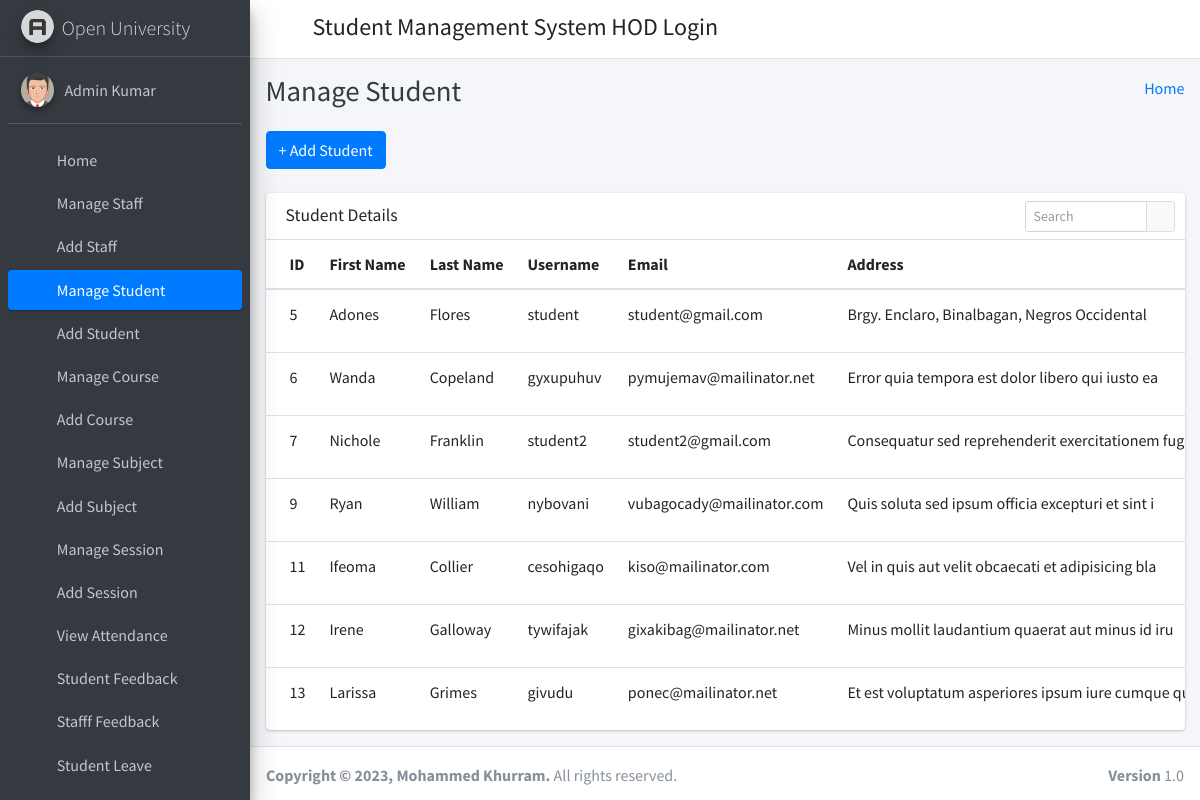
Screenshot of /manage_student/ (signed in) with the database file from the repository.
### student_management_app/models.py (models this page shows)
class CustomUser(AbstractUser):
    user_type_data = ((1, "HOD"), (2, "Staff"), (3, "Student"))
    user_type = models.CharField(default=1, choices=user_type_data, max_length=10)

class Students(models.Model):
    id = models.AutoField(primary_key=True)
    admin = models.OneToOneField(CustomUser, on_delete = models.CASCADE)
    gender = models.CharField(max_length=50)
    profile_pic = models.FileField()
    address = models.TextField()
    course_id = models.ForeignKey(Courses, on_delete=models.DO_NOTHING, default=1)
    session_year_id = models.ForeignKey(SessionYearModel, on_delete=models.CASCADE)
    created_at = models.DateTimeField(auto_now_add=True)
    updated_at = models.DateTimeField(auto_now=True)
    objects = models.Manager()

### student_management_app/HodViews.py (the view)
# urls.py: path('manage_student/', HodViews.manage_student, name="manage_student"),
def manage_student(request):
    students = Students.objects.all()
    context = {
        "students": students
    }
    return render(request, 'hod_template/manage_student_template.html', context)

### student_management_app/LoginCheckMiddleWare.py (called while the page is built, shortened)
    def process_view(self, request, view_func, view_args, view_kwargs):
        modulename = view_func.__module__
        user = request.user
        if user.is_authenticated:
            if user.user_type == "1":
                if modulename == "student_management_app.HodViews":
                    pass
                elif modulename == "student_management_app.views" or modulename == "django.views.static":
                    pass
                else:
                    return redirect("admin_home")
            else:
                return redirect("login")
        else:
            if request.path == reverse("login") or request.path == reverse("doLogin"):
                pass
            else:
                return redirect("login")

### student_management_app/templates/hod_template/manage_student_template.html (shortened to what this page needs)
{% extends 'hod_template/base_template.html' %}
{% block page_title %}
    Manage Student
{% endblock page_title %}
{% block main_content %}
{% load static %}
<section class="content">
        <div class="container-fluid">
            <a class="btn btn-primary" href="{% url 'add_student' %}" role="button">+ Add Student</a> <br/>&nbsp;
            <div class="row">
                <div class="col-md-12">
                    <div class="card">
                        <div class="card-header">
                            <h3 class="card-title">Student Details</h3>
                            <div class="card-tools">
                            <div class="input-group input-group-sm" style="width: 150px;">
                                <input type="text" name="table_search" class="form-control float-right" placeholder="Search">
                                <div class="input-group-append">
                                <button type="submit" class="btn btn-default"><i class="fas fa-search"></i></button>
                                </div>
                            </div>
                            </div>
                        </div>
                        <div class="card-body table-responsive p-0">
                            <table class="table table-hover text-nowrap">
                            <thead>
                                <tr>
                                <th>ID</th>
                                <th>First Name</th>
                                <th>Last Name</th>
                                <th>Username</th>
                                <th>Email</th>
                                <th>Address</th>
                                </tr>
                            </thead>
                            <tbody>
                                {% for student in students %}
                                <tr>
                                <td>{{ student.admin.id }}</td>
                                <td>{{ student.admin.first_name }}</td>
                                <td>{{ student.admin.last_name }}</td>
                                <td>{{ student.admin.username }}</td>
                                <td>{{ student.admin.email }}</td>
                                <td>{{ student.address }}</td>
                                </tr>
                                {% endfor %}
                            </tbody>
                            </table>
                        </div>
                        </div>
                </div>
            </div>
        </div>
      </section>
  {% endblock main_content %}

### student_management_app/templates/hod_template/base_template.html (shortened to what this page needs)
{% load static %}
<!DOCTYPE html>
<html>
<head>
  <link rel="stylesheet" href="{% static "fontawesome-free/css/all.min.css" %}">
  <link rel="stylesheet" href="https://code.ionicframework.com/ionicons/2.0.1/css/ionicons.min.css">
  <link rel="stylesheet" href="{% static 'tempusdominus-bootstrap-4/css/tempusdominus-bootstrap-4.min.css' %}">
  <link rel="stylesheet" href="{% static "icheck-bootstrap/icheck-bootstrap.min.css" %}">
  <link rel="stylesheet" href="{% static "jqvmap/jqvmap.min.css" %}">
  <link rel="stylesheet" href="{% static 'dist/css/adminlte.min.css'  %}">
  <link rel="stylesheet" href="{% static "overlayScrollbars/css/OverlayScrollbars.min.css" %}">
  <link rel="stylesheet" href="{% static "daterangepicker/daterangepicker.css" %}">
  <link rel="stylesheet" href="{% static "summernote/summernote-bs4.css" %}">
</head>
<body class="hold-transition sidebar-mini layout-fixed">
  <div class="wrapper">
    <nav class="main-header navbar navbar-expand navbar-white navbar-light">
      <ul class="navbar-nav">
        <li class="nav-item">
          <a class="nav-link" data-widget="pushmenu" href="#" role="button"><i class="fas fa-bars"></i></a>
        </li>
      </ul>
      <h4 style="margin-left: 10px; margin-top: 5px;">Student Management System HOD Login</h4>
      <ul class="navbar-nav ml-auto">
      <li class="nav-item dropdown">
        <a class="nav-link" data-toggle="dropdown" href="#" aria-expanded="false">
          <i class="fas fa-cog"></i>
        </a>
      </li>
    </ul>
    </nav>
    {% include 'hod_template/sidebar_template.html' with user=user id=id %}
    <div class="content-wrapper">
      <div class="content-header">
        <div class="container-fluid">
          <div class="row mb-2">
            <div class="col-sm-6">
              <h1 class="m-0 text-dark">
                {% block page_title %}
                {% endblock page_title %}
              </h1>
            </div>
            <div class="col-sm-6">
              <ol class="breadcrumb float-sm-right">
                <li class="breadcrumb-item"><a href="{% url 'admin_home' %}">Home</a></li>
              </ol>
            </div>
          </div>
        </div>
      </div>
      {% block main_content %}
      {% endblock main_content %}
    </div>
    {% include 'hod_template/footer.html' %}
  </div>
</body>
</html>

### student_management_app/templates/hod_template/sidebar_template.html (shortened to what this page needs)
{% load static %}
<aside class="main-sidebar sidebar-dark-primary elevation-4">
      <a href="{% url 'admin_home' %}" class="brand-link">
        <img src="{% static 'dist/img/AdminLTELogo.png' %}" alt="AdminLTE Logo" class="brand-image img-circle elevation-3"
            style="opacity: .8">
        <span class="brand-text font-weight-light">Open University</span>
      </a>
      <div class="sidebar">
        <div class="user-panel mt-3 pb-3 mb-3 d-flex">
          <div class="image">
            <img src="{% static 'dist/img/user2-160x160.jpg' %}" class="img-circle elevation-2" alt="User Image">
          </div>
          <div class="info">
            <a href="{% url 'admin_profile' %}" class="d-block">{{ user.first_name }} {{ user.last_name }}</a>
          </div>
        </div>
        <nav class="mt-2">
          <ul class="nav nav-pills nav-sidebar flex-column" data-widget="treeview" role="menu" data-accordion="false">
            <li class="nav-item">
              {% url 'admin_home' as admin_home %}
              <a href="{{ admin_home }}" class="nav-link {% if request.path == admin_home %} active {% endif %}">
                <i class="nav-icon fas fa-tachometer-alt"></i>
                <p>
                  Home
                </p>
              </a>
            </li>
            <li class="nav-item">
              {% url 'manage_staff' as manage_staff %}
              {% url 'edit_staff' staff_id=id as edit_staff %}
              <a href="{{ manage_staff }}" class="nav-link {% if request.path == manage_staff %} active {% endif %} {% if request.path == edit_staff %} active {% endif %}">
                <i class="nav-icon fas fa-chalkboard-teacher"></i>
                <p>
                  Manage Staff
                </p>
              </a>
            </li>
            <li class="nav-item">
              {% url 'add_staff' as add_staff %}
              <a href="{{ add_staff }}" class="nav-link {% if request.path == add_staff %} active {% endif %}">
                <i class="nav-icon fas fa-th"></i>
                <p>
                  Add Staff
                </p>
              </a>
            </li>
            <li class="nav-item">
              {% url 'manage_student' as manage_student %}
              {% url 'edit_student' student_id=id as edit_student %}
              <a href="{{ manage_student }}" class="nav-link {% if request.path == manage_student %} active {% endif %} {% if request.path == edit_student %} active {% endif %}">
                <i class="nav-icon fas fa-user-graduate"></i>
                <p>
                  Manage Student
                </p>
              </a>
            </li>
            <li class="nav-item">
              {% url 'add_student' as add_student %}
              <a href="{{ add_student }}" class="nav-link {% if request.path == add_student %} active {% endif %}">
                <i class="nav-icon fas fa-th"></i>
                <p>
                  Add Student
                </p>
              </a>
            </li>
            <li class="nav-item">
              {% url 'manage_course' as manage_course %}
              {% url 'edit_course' course_id=id as edit_course %}
              <a href="{{ manage_course }}" class="nav-link {% if request.path == manage_course %} active {% endif %} {% if request.path == edit_course %} active {% endif %}">
                <i class="nav-icon fas fa-chalkboard"></i>
                <p>
                  Manage Course
                </p>
              </a>
            </li>
            <li class="nav-item">
            {% url 'add_course' as add_course %}
              <a href="{{ add_course }}" class="nav-link {% if request.path == add_course %} active {% endif %}">
                <i class="nav-icon fas fa-th"></i>
                <p>
                  Add Course
                </p>
              </a>
            </li>
            <li class="nav-item">
              {% url 'manage_subject' as manage_subject %}
              {% url 'edit_subject' subject_id=id as edit_subject %}
              <a href="{{ manage_subject }}" class="nav-link {% if request.path == manage_subject %} active {% endif %} {% if request.path == edit_subject %} active {% endif %}">
                <i class="nav-icon fas fa-book"></i>
                <p>
                  Manage Subject
                </p>
              </a>
            </li>
            <li class="nav-item">
              {% url 'add_subject' as add_subject %}
              <a href="{{ add_subject }}" class="nav-link {% if request.path == add_subject %} active {% endif %}">
                <i class="nav-icon fas fa-th"></i>
                <p>
                  Add Subject
                </p>
              </a>
            </li>
            <li class="nav-item">
              {% url 'manage_session' as manage_session %}
              {% url 'edit_session' session_id=id as edit_session %}
              <a href="{{ manage_session }}" class="nav-link {% if request.path == manage_session %} active {% endif %} {% if request.path == edit_session %} active {% endif %}">
                <i class="nav-icon fas fa-graduation-cap"></i>
                <p>
                  Manage Session
                </p>
              </a>
            </li>
            <li class="nav-item">
              {% url 'add_session' as add_session %}
              <a href="{{ add_session }}" class="nav-link {% if request.path == add_session %} active {% endif %}">
                <i class="nav-icon fas fa-th"></i>
                <p>
                  Add Session
                </p>
              </a>
            </li>
            <li class="nav-item">
              {% url 'admin_view_attendance' as admin_view_attendance %}
              <a href="{{ admin_view_attendance }}" class="nav-link {% if request.path == admin_view_attendance %} active {% endif %}">
                <i class="nav-icon fas fa-calendar-alt"></i>
                <p>
                  View Attendance
                </p>
              </a>
            </li>
            <li class="nav-item">
              {% url 'student_feedback_message' as student_feedback_message %}
              <a href="{{ student_feedback_message }}" class="nav-link {% if request.path == student_feedback_message %} active {% endif %}">
                <i class="nav-icon fas fa-th"></i>
                <p>
                  Student Feedback
                </p>
              </a>
            </li>
            <li class="nav-item">
              {% url 'staff_feedback_message' as staff_feedback_message %}
              <a href="{{ staff_feedback_message }}" class="nav-link {% if request.path == staff_feedback_message %} active {% endif %}">
                <i class="nav-icon fas fa-th"></i>
                <p>
                  Stafff Feedback
                </p>
              </a>
            </li>
            <li class="nav-item">
              {% url 'student_leave_view' as student_leave_view %}
              <a href="{{ student_leave_view }}" class="nav-link {% if request.path == student_leave_view %} active {% endif %}">
                <i class="nav-icon fas fa-th"></i>
                <p>
                  Student Leave
                </p>
              </a>
            </li>
            <li class="nav-item">
              {% url 'staff_leave_view' as staff_leave_view %}
              <a href="{{ staff_leave_view }}" class="nav-link {% if request.path == staff_leave_view %} active {% endif %}">
                <p>
                </p>
              </a>
            </li>
          </ul>
        </nav>
      </div>
    </aside>

### student_management_app/templates/hod_template/footer.html
<footer class="main-footer">
      <strong>Copyright &copy; {% now "Y" %}, <a>Mohammed Khurram</a>.</strong>
      All rights reserved.
      <div class="float-right d-none d-sm-inline-block">
        <b>Version</b> 1.0
      </div>
    </footer>

### rows the page displays
CustomUser: first_name "Admin", last_name "Kumar"
Students: admin.id "5", admin.first_name "Adones", admin.last_name "Flores", admin.username "student", admin.email "student@gmail.com", address "Brgy. Enclaro, Binalbagan, Negros Occidental"
Students: admin.id "6", admin.first_name "Wanda", admin.last_name "Copeland", admin.username "gyxupuhuv", admin.email "pymujemav@mailinator.net", address "Error quia tempora est dolor libero qui iusto ea"
Students: admin.id "7", admin.first_name "Nichole", admin.last_name "Franklin", admin.username "student2", admin.email "student2@gmail.com", address "Consequatur sed reprehenderit exercitationem fug"
Students: admin.id "9", admin.first_name "Ryan", admin.last_name "William", admin.username "nybovani", admin.email "vubagocady@mailinator.com", address "Quis soluta sed ipsum officia excepturi et sint i"
Students: admin.id "11", admin.first_name "Ifeoma", admin.last_name "Collier", admin.username "cesohigaqo", admin.email "kiso@mailinator.com", address "Vel in quis aut velit obcaecati et adipisicing bla"
Students: admin.id "12", admin.first_name "Irene", admin.last_name "Galloway", admin.username "tywifajak", admin.email "gixakibag@mailinator.net", address "Minus mollit laudantium quaerat aut minus id iru"
Students: admin.id "13", admin.first_name "Larissa", admin.last_name "Grimes", admin.username "givudu", admin.email "ponec@mailinator.net", address "Et est voluptatum asperiores ipsum iure cumque…"
